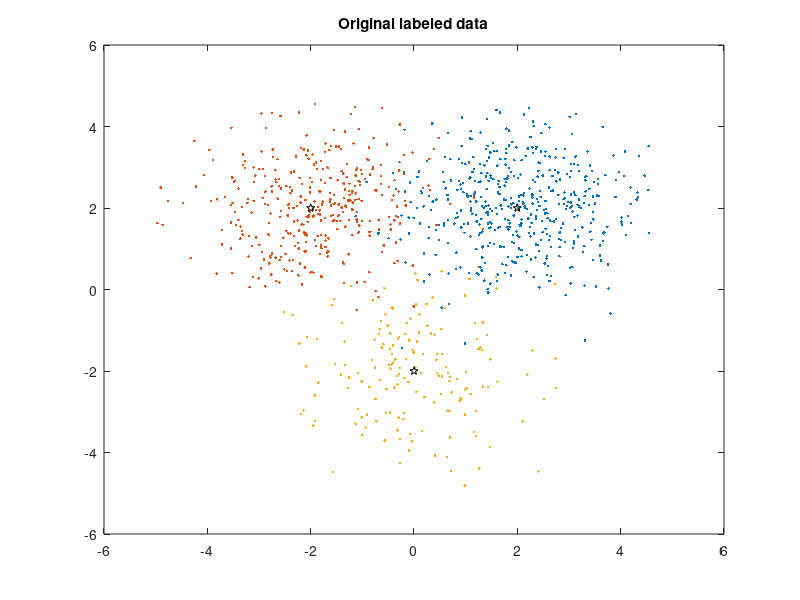
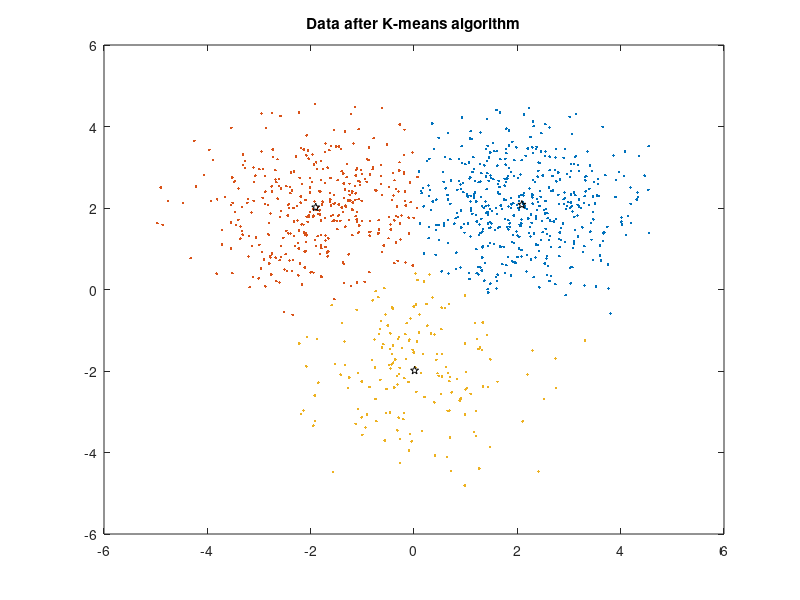
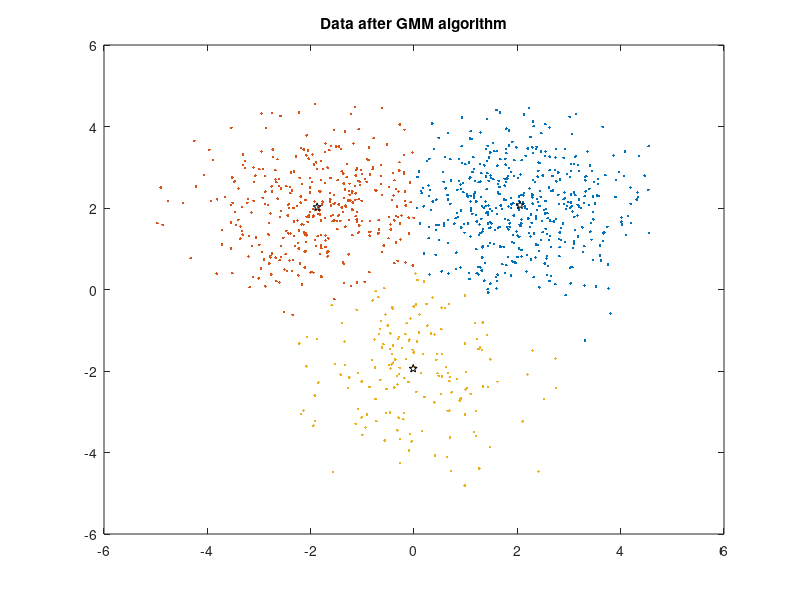

Write MATLAB code to recreate these figures, in order.
clear all
close all

n = 1000; % Generate Data .1
a1 = 1/2;
a2 = 1/3;
a3 = 1/6;

Zi = randsrc(n,1,[1 2 3; a1 a2 a3]); % Create labels

mu1 = [2 2];    % creating MU matrix (מטריצת התוחלת) and covarience matrix sig .2
mu2 = [-2 2];
mu3 = [0 -2];
mu = [mu1; mu2; mu3];
sig1 = [1.1 0; 0 1.1];
sig2 = [1.1 0; 0 1.1];
sig3 = [1.1 0; 0 1.1];

x1 = mvnrnd(mu1,sig1,n);   %creating 1000 2D data points from normal distribution .3
x2 = mvnrnd(mu2,sig2,n);
x3 = mvnrnd(mu3,sig3,n);
X = x1.*(Zi==1) + x2.*(Zi==2) + x3.*(Zi==3);

Nx1 = x1.*(Zi==1);
Nx1 = Nx1(Nx1 ~= 0);
Nx1 = reshape(Nx1',[],2);
Nx2 = x2.*(Zi==2);
Nx2 = Nx2(Nx2 ~= 0);
Nx2 = reshape(Nx2',[],2);
Nx3 = x3.*(Zi==3);
Nx3 = Nx3(Nx3 ~= 0);
Nx3 = reshape(Nx3',[],2);
Figure1 = figure('Units','centimeters','Position',[0 5 17.2 10]);
plot(Nx1(:,1),Nx1(:,2),'.')
hold on
plot(Nx2(:,1),Nx2(:,2),'.')
plot(Nx3(:,1),Nx3(:,2),'.')
plot(mu(:,1),mu(:,2),'p','MarkerEdgeColor','k')
hold off
title('Original labeled data');

%K-means algorithm

c1 = [2 0];  % Set the centroids:
c2 = [0 2];
c3 = [-2 0];
for j = 1:30
L1 = sum((X-c1).^2,2).^(1/2);
L2 = sum((X-c2).^2,2).^(1/2);
L3 = sum((X-c3).^2,2).^(1/2);
Lt = (min([L1';L2';L3']))';
Check1 = (Lt == L1);
Check2 = (Lt == L2);
Check3 = (Lt == L3);
c1 = (sum(Check1.*X))/sum(Check1);
c2 = (sum(Check2.*X))/sum(Check2);
c3 = (sum(Check3.*X))/sum(Check3);
labels = 1*Check1 + 2*Check2 + 3*Check3;
end
KM1 = min(sum((mu1-[c1; c2; c3]).^2,2).^(1/2));
KM2 = min(sum((mu2-[c1; c2; c3]).^2,2).^(1/2));
KM3 = min(sum((mu3-[c1; c2; c3]).^2,2).^(1/2));
error = sum(labels ~= Zi);
KMdeviation = KM1 + KM2 + KM3;
KMsucsess = (n - error)/n;

% Visualize the k-means algorithm
c = [c1; c2; c3];
K1 = X.*(labels==1);
K1 = K1(K1 ~= 0);
K1 = reshape(K1',[],2);
K2 = X.*(labels==2);
K2 = K2(K2 ~= 0);
K2 = reshape(K2',[],2);
K3 = X.*(labels==3);
K3 = K3(K3 ~= 0);
K3 = reshape(K3',[],2);
Figure4 = figure('Units','centimeters','Position',[17.2 5 17.2 10]);
plot(K1(:,1),K1(:,2),'.')
hold on
plot(K2(:,1),K2(:,2),'.')
plot(K3(:,1),K3(:,2),'.')
plot(c(:,1),c(:,2),'p','MarkerEdgeColor','k')
hold off
title('Data after K-means algorithm');

%Gaussian Mixture Model algorithm
p1 = 1/3;
p2 = 1/3;
p3 = 1/3;
GMMmu1 = [2 0];
GMMmu2 = [0 2];
GMMmu3 = [-2 0];
GMMsig1 = [1 0; 0 1];
GMMsig2 = [1 0; 0 1];
GMMsig3 = [1 0; 0 1];
 for j = 1:100
num1 = p1*mvnpdf(X,GMMmu1 ,GMMsig1);
num2 = p2*mvnpdf(X,GMMmu2,GMMsig2);
num3 = p3*mvnpdf(X,GMMmu3,GMMsig3);
num = num1 + num2 + num3;
wt1 = num1./num;
wt2 = num2./num;
wt3 = num3./num;
SumWt1 = sum(wt1);
SumWt2 = sum(wt2);
SumWt3 = sum(wt3);
p1 = SumWt1/n;
p2 = SumWt2/n;
p3 = SumWt3/n;
GMMmu1 = sum((wt1.*X))/SumWt1;
GMMmu2 = sum((wt2.*X))/SumWt2;
GMMmu3 = sum((wt3.*X))/SumWt3;
GMMsig1 = (((X-GMMmu1)')*(wt1.*(X-GMMmu1)))/SumWt1;
GMMsig2 = (((X-GMMmu2)')*(wt2.*(X-GMMmu2)))/SumWt2;
GMMsig3 = (((X-GMMmu3)')*(wt3.*(X-GMMmu3)))/SumWt3;
end
GMMlabels = (max([wt1';wt2';wt3']))';
GMMlabels = 1.*(wt1==GMMlabels) + 2.*(wt2==GMMlabels) + 3.*(wt3==GMMlabels);
gmmDev1 = min(sum((mu1-[GMMmu1; GMMmu2; GMMmu3]).^2,2).^(1/2));
gmmDev2 = min(sum((mu2-[GMMmu1; GMMmu2; GMMmu3]).^2,2).^(1/2));
gmmDev3 = min(sum((mu3-[GMMmu1; GMMmu2; GMMmu3]).^2,2).^(1/2));
GMMerror = sum(GMMlabels ~= Zi);
GMMdeviation = gmmDev1 + gmmDev2 + gmmDev3;
GMMsucsess = (n - GMMerror)/n;

% % Visualize the GMM algorithm
MU = [GMMmu1; GMMmu2; GMMmu3];
GMM1 = X.*(GMMlabels==1);
GMM1 = GMM1(GMM1 ~= 0);
GMM1 = reshape(GMM1',[],2);
GMM2 = X.*(GMMlabels==2);
GMM2 = GMM2(GMM2 ~= 0);
GMM2 = reshape(GMM2',[],2);
GMM3 = X.*(GMMlabels==3);
GMM3 = GMM3(GMM3 ~= 0);
GMM3 = reshape(GMM3',[],2);
Figure5 = figure('Units','centimeters','Position',[34.4 5 17.2 10]);
plot(GMM1(:,1),GMM1(:,2),'.')
hold on
plot(GMM2(:,1),GMM2(:,2),'.')
plot(GMM3(:,1),GMM3(:,2),'.')
plot(MU(:,1),MU(:,2),'p','MarkerEdgeColor','k')
hold off
title('Data after GMM algorithm');
